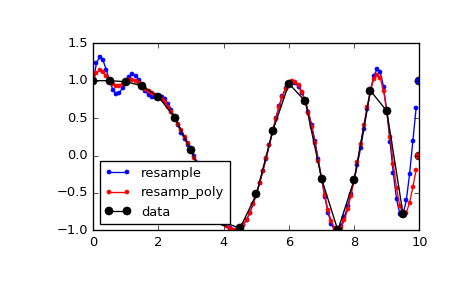

Generate this figure with Python:
# Note that the end of the resampled data rises to meet the first
# sample of the next cycle for the FFT method, and gets closer to zero
# for the polyphase method:

from scipy import signal

x = np.linspace(0, 10, 20, endpoint=False)
y = np.cos(-x**2/6.0)
f_fft = signal.resample(y, 100)
f_poly = signal.resample_poly(y, 100, 20)
xnew = np.linspace(0, 10, 100, endpoint=False)

import matplotlib.pyplot as plt
plt.plot(xnew, f_fft, 'b.-', xnew, f_poly, 'r.-')
plt.plot(x, y, 'ko-')
plt.plot(10, y[0], 'bo', 10, 0., 'ro')  # boundaries
plt.legend(['resample', 'resamp_poly', 'data'], loc='best')
plt.show()
